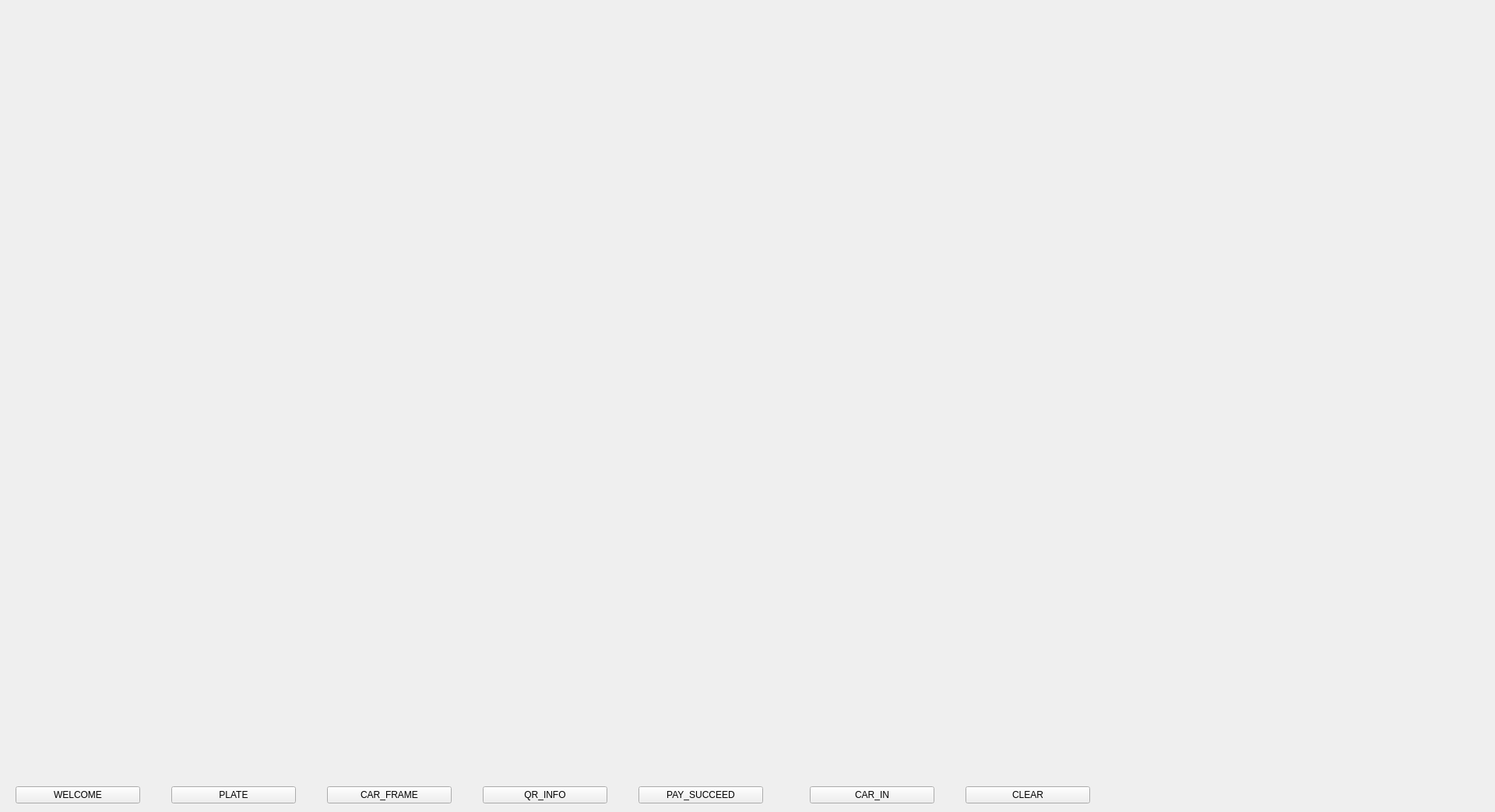
<?xml version="1.0" encoding="UTF-8"?>
<ui version="4.0">
 <class>MainWindow</class>
 <widget class="QMainWindow" name="MainWindow">
  <property name="geometry">
   <rect>
    <x>0</x>
    <y>0</y>
    <width>1920</width>
    <height>1043</height>
   </rect>
  </property>
  <property name="windowTitle">
   <string>TV</string>
  </property>
  <widget class="QWidget" name="centralwidget">
   <widget class="QLabel" name="img_info">
    <property name="geometry">
     <rect>
      <x>10</x>
      <y>9</y>
      <width>1900</width>
      <height>971</height>
     </rect>
    </property>
    <property name="font">
     <font>
      <pointsize>10</pointsize>
     </font>
    </property>
    <property name="text">
     <string/>
    </property>
    <property name="alignment">
     <set>Qt::AlignCenter</set>
    </property>
   </widget>
   <widget class="QToolButton" name="btn_welcome">
    <property name="geometry">
     <rect>
      <x>20</x>
      <y>1010</y>
      <width>160</width>
      <height>22</height>
     </rect>
    </property>
    <property name="text">
     <string>WELCOME</string>
    </property>
   </widget>
   <widget class="QToolButton" name="btn_car_frame">
    <property name="geometry">
     <rect>
      <x>420</x>
      <y>1010</y>
      <width>160</width>
      <height>22</height>
     </rect>
    </property>
    <property name="text">
     <string>CAR_FRAME</string>
    </property>
   </widget>
   <widget class="QToolButton" name="btn_car_in">
    <property name="geometry">
     <rect>
      <x>1040</x>
      <y>1010</y>
      <width>160</width>
      <height>22</height>
     </rect>
    </property>
    <property name="text">
     <string>CAR_IN</string>
    </property>
   </widget>
   <widget class="QToolButton" name="btn_qr_info">
    <property name="geometry">
     <rect>
      <x>620</x>
      <y>1010</y>
      <width>160</width>
      <height>22</height>
     </rect>
    </property>
    <property name="text">
     <string>QR_INFO</string>
    </property>
   </widget>
   <widget class="QToolButton" name="btn_plate">
    <property name="geometry">
     <rect>
      <x>220</x>
      <y>1010</y>
      <width>160</width>
      <height>22</height>
     </rect>
    </property>
    <property name="text">
     <string>PLATE</string>
    </property>
   </widget>
   <widget class="QToolButton" name="btn_clear">
    <property name="geometry">
     <rect>
      <x>1240</x>
      <y>1010</y>
      <width>160</width>
      <height>22</height>
     </rect>
    </property>
    <property name="text">
     <string>CLEAR</string>
    </property>
   </widget>
   <widget class="QToolButton" name="btn_pay_succeed">
    <property name="geometry">
     <rect>
      <x>820</x>
      <y>1010</y>
      <width>160</width>
      <height>22</height>
     </rect>
    </property>
    <property name="text">
     <string>PAY_SUCCEED</string>
    </property>
   </widget>
  </widget>
 </widget>
 <resources/>
 <connections/>
</ui>
